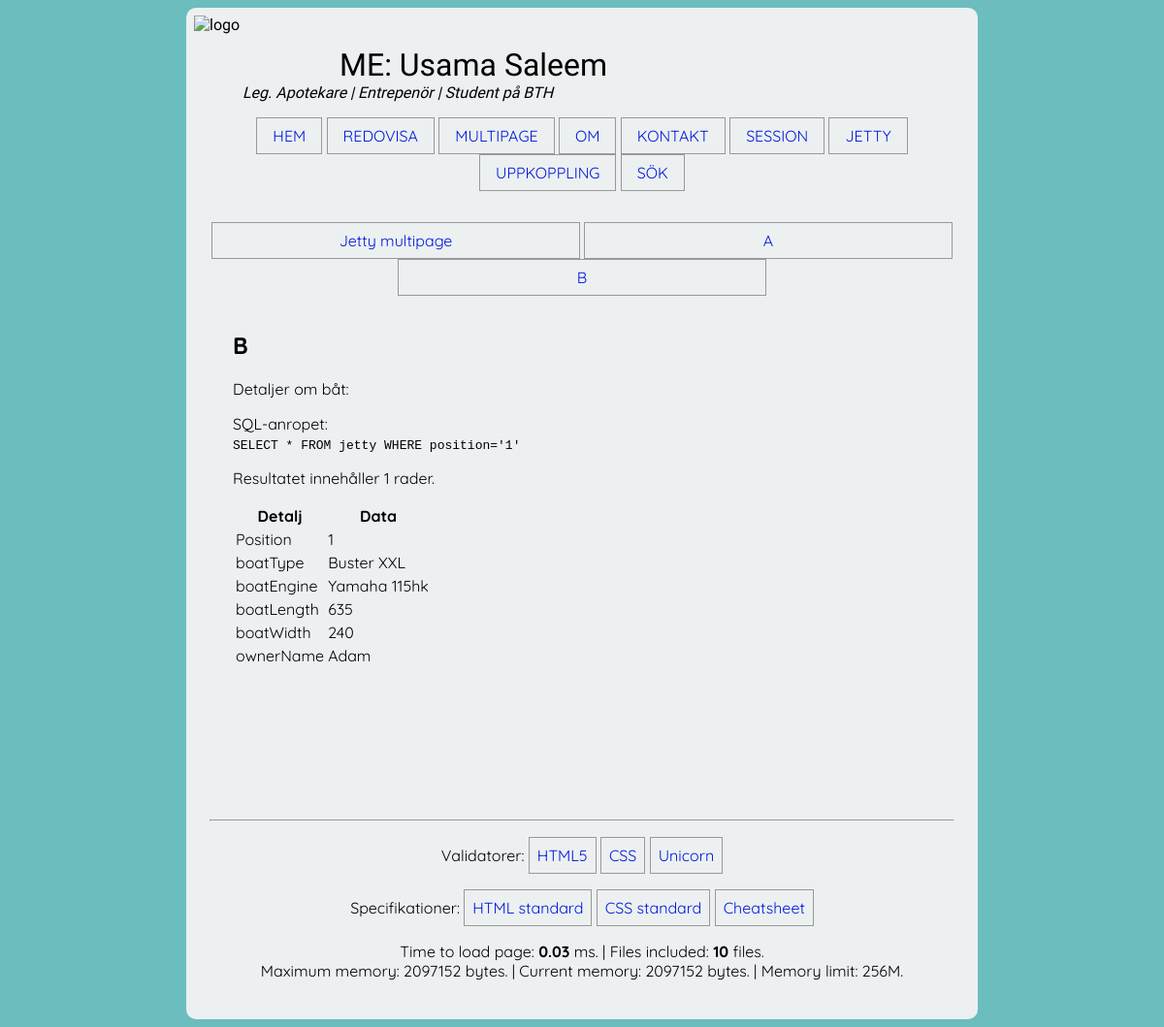
Page /jetty.php?page=B&position=1 on the committed database.
### tables this page shows
CREATE TABLE "jetty" (
	`position`	INTEGER,
	`boatType`	TEXT,
	`boatEngine`	TEXT,
	`boatLength`	INTEGER,
	`boatWidth`	INTEGER,
	`ownerName`	TEXT,
	PRIMARY KEY(`position`)
);

### jetty.php (called while the page is built, shortened)
<?php
include(__DIR__ . "/incl/header.php");
require __DIR__ . "/incl/jetty.php";
include(__DIR__ . "/incl/footer.php");

### incl/src/functions.php (the view, shortened to what this page needs)
<?php
function printJettyDetails($res)
{
    $boat = $res[0];
    $details = "";
    $details .= "<tr><td>Position</td><td>{$boat['position']}</td></tr>";
    $details .= "<tr><td>boatType</td><td>{$boat['boatType']}</td></tr>";
    $details .= "<tr><td>boatEngine</td><td>{$boat['boatEngine']}</td></tr>";
    $details .= "<tr><td>boatLength</td><td>{$boat['boatLength']}</td></tr>";
    $details .= "<tr><td>boatWidth</td><td>{$boat['boatWidth']}</td></tr>";
    $details .= "<tr><td>ownerName</td><td>{$boat['ownerName']}</td></tr>";
    echo <<<EOD
    <table>
    <thead>
    <tr>
        <th>Detalj</th>
        <th>Data</th>
    </tr>
    </thead>
    <tbody>
    $details
    </tbody>
    </table>
EOD;
}

### css/style.css (style rules this page uses)
html { background-color: rgba(52, 164, 166, 0.72); overflow-y: scroll; font-family: 'Quicksand', sans-serif; }
body { margin: 8px auto; padding: 8px; width: 800px; background-color: #ecf0f1; border-radius: 10px; }

### rows in the picture
jetty: position "1", boatType "Buster XXL", boatEngine "Yamaha 115hk", boatLength "635", boatWidth "240", ownerName "Adam"

### other values in the picture
$value["title"] "Jetty multipage"
$value["title"] "A"
$value["title"] "B"
$sql "SELECT * FROM jetty WHERE position='1'"
count($res) "1"
getPageLoadTime() "0.03"
getLoadedFiles() "10"
memoryUsage() "Maximum memory: 2097152 bytes. | Current memory: 2097152 bytes. | Memory limit: 256M"
